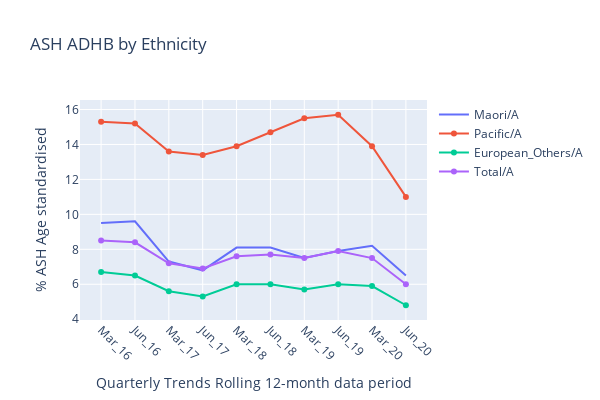

The notebook cell saved with this chart:
### Code cell
import pandas as pd
import matplotlib.pyplot as plt
import plotly.graph_objects as go
import numpy as np
#DHBAll = pd.ExcelFile('G:/Funding Team/Planning/Health Information/HIAT/Michael Files/Antinatal Vaccination/April 2019 to March 2020/For Python.xlsx')
#DHBPert = pd.read_excel(DHBAll, 'Pertussis Graphs', skiprows=5)
WDHBEthnic = DHBPert[['Maori/A','Pacific/A','European/Others/A', 'Total/A']]
WDHBEthnic=WDHBEthnic.round(3)
WDHBEthnic=WDHBEthnic.dropna()
#WDHBEthnic=WDHBEthnic[:29]

# Declare a list that is to be converted into a column 
Quarter = ['Mar_16','Jun_16', 'Mar_17','Jun_17','Mar_18','Jun_18','Mar_19', 'Jun_19','Mar_20','Jun_20'] 
# Using 'Address' as the column name 
# and equating it to the list 
WDHBEthnic['Quarter'] = Quarter 
WDHBEthnic=WDHBEthnic.dropna()
random_x = WDHBEthnic["Quarter"].tolist()
# using to_numpy() 
random_y0 = WDHBEthnic['Maori/A'].tolist()   

random_y1 = WDHBEthnic['Pacific/A'].tolist()  
   
random_y2 = WDHBEthnic['European/Others/A'].tolist() 
random_y3 = WDHBEthnic['Total/A'].tolist() 

import numpy as np

# Create traces
fig = go.Figure()
fig.add_trace(go.Scatter(x=random_x, y=random_y0,
                    mode='lines',
                    name='Maori/A'))
fig.add_trace(go.Scatter(x=random_x, y=random_y1,
                    mode='lines+markers',
                    name='Pacific/A'))
fig.add_trace(go.Scatter(x=random_x, y=random_y2,
                    mode='lines+markers',
                    name='European_Others/A'))
fig.add_trace(go.Scatter(x=random_x, y=random_y3,
                    mode='lines+markers',
                    name='Total/A'))
# Edit the layout
fig.update_layout(title='ASH by Ethnicity',
                   xaxis_title='Quarterly Trends Rolling 12-month data period',
                   yaxis_title='% ASH Age standardised')

fig.update_layout(xaxis_type='category',
                  title_text='ASH ADHB by Ethnicity',
                  xaxis_title='Quarterly Trends Rolling 12-month data period',
                  yaxis_title='% ASH Age standardised')
fig.update_xaxes(tickangle=45)
fig.update_yaxes(tickformat="P")
fig.update_layout(showlegend=True)
#fig.update_layout(legend_orientation="h")
fig.update_layout(
    autosize=True,
    width=600,
    height=400,)
fig.show()

### Figure 1 — Plotly figure (JSON) as saved in the notebook; plotly's stock layout.template omitted (floating-point values rounded to 4 significant figures)
{"data": [{"mode": "lines", "name": "Maori/A", "type": "scatter", "x": ["Mar_16", "Jun_16", "Mar_17", "Jun_17", "Mar_18", "Jun_18", "Mar_19", "Jun_19", "Mar_20", "Jun_20"], "y": [9.5, 9.6, 7.3, 6.8, 8.1, 8.1, 7.5, 7.9, 8.2, 6.5]}, {"mode": "lines+markers", "name": "Pacific/A", "type": "scatter", "x": ["Mar_16", "Jun_16", "Mar_17", "Jun_17", "Mar_18", "Jun_18", "Mar_19", "Jun_19", "Mar_20", "Jun_20"], "y": [15.3, 15.2, 13.6, 13.4, 13.9, 14.7, 15.5, 15.7, 13.9, 11]}, {"mode": "lines+markers", "name": "European_Others/A", "type": "scatter", "x": ["Mar_16", "Jun_16", "Mar_17", "Jun_17", "Mar_18", "Jun_18", "Mar_19", "Jun_19", "Mar_20", "Jun_20"], "y": [6.7, 6.5, 5.6, 5.3, 6, 6, 5.7, 6, 5.9, 4.8]}, {"mode": "lines+markers", "name": "Total/A", "type": "scatter", "x": ["Mar_16", "Jun_16", "Mar_17", "Jun_17", "Mar_18", "Jun_18", "Mar_19", "Jun_19", "Mar_20", "Jun_20"], "y": [8.5, 8.4, 7.2, 6.9, 7.6, 7.7, 7.5, 7.9, 7.5, 6]}], "layout": {"autosize": true, "height": 400, "showlegend": true, "title": {"text": "ASH ADHB by Ethnicity"}, "width": 600, "xaxis": {"tickangle": 45, "title": {"text": "Quarterly Trends Rolling 12-month data period"}, "type": "category"}, "yaxis": {"tickformat": "P", "title": {"text": "% ASH Age standardised"}}}}
